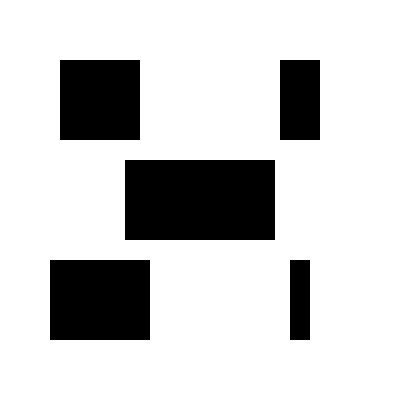
Frame 1 (no input)
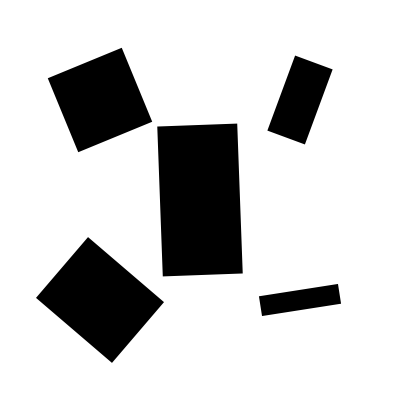
Frame 60 (the mouse pressed at the canvas centre just before this capture)
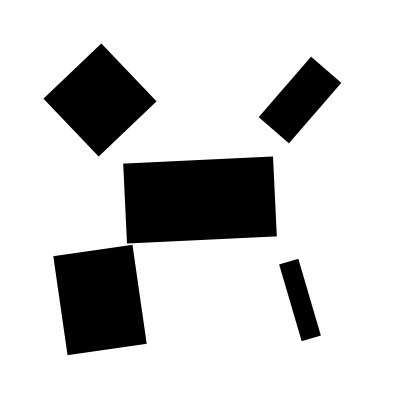
Frame 120 (the mouse held since frame 60 and released just before this capture)

The Processing sketch that drew these frames (run headless with seeded random() and noise(); from frame 60 on, the mouse is pressed at the canvas centre):

// Processing sketch: Multiplication_to_scale_up_or_down_speed_and_sizes_2
// ── Multiplication_to_scale_up_or_down_speed_and_sizes_2.pde
float r = 0;

void setup() {
  size(400, 400);
  background(255);
  noStroke();
  fill(0);
  rectMode(CENTER);
}

void draw_rotating_rectangle(float x, float y, float rect_size, float rot) {
  translate(x, y);
  rotate(rot);
  rect(0, 0, rect_size, 80);
  resetMatrix();
}

void draw() {
  background(255);

  draw_rotating_rectangle(100, 100, 80, r);
  draw_rotating_rectangle(300, 100, 40, r * 0.3);
  draw_rotating_rectangle(100, 300, 100, r * 0.6);
  draw_rotating_rectangle(300, 300, 20, r * 1.2);
  draw_rotating_rectangle(200, 200, 150, r * 1.3);

  r= r + 0.02;
}
